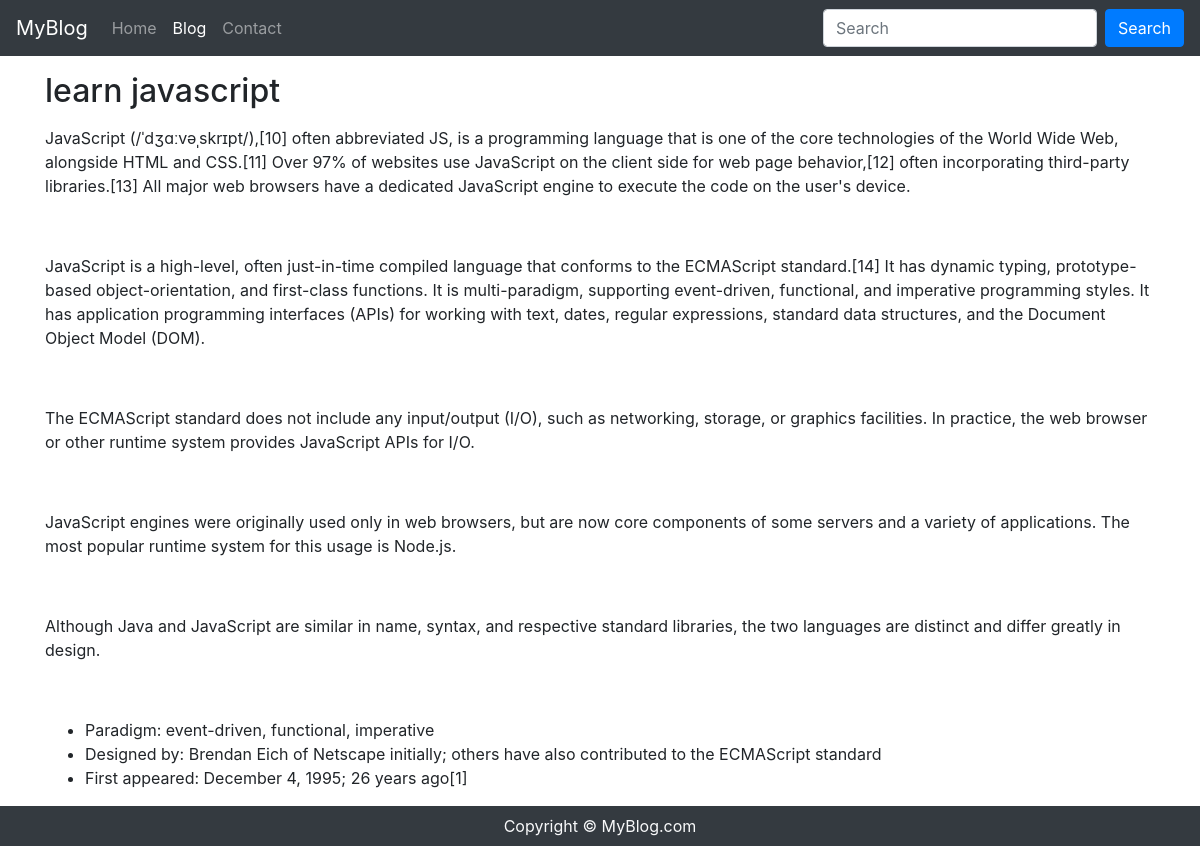
/blogpost/learn_javascript, run on the app's committed database.
### blog/models.py (models this page shows, shortened)
class Blog(models.Model):
    sno=models.AutoField(primary_key=True)
    title=models.CharField(max_length=200)
    content=models.TextField()
    short_desc=models.CharField(max_length=300,default="")
    slug=models.CharField(max_length=100)
    time=models.DateTimeField(auto_now_add=True)

### blog/views.py (the view)
# urls.py: path('blogpost/<str:slug>',views.blogpost,name="blogpost"),
def blogpost(request,slug):
    blog=Blog.objects.filter(slug=slug).first()
    context={'blog':blog}
    return render(request,'blogpost.html',context)

### templates/blogpost.html (shortened to what this page needs)
{% extends 'base.html' %}
{% block blogactive %}active{% endblock blogactive %}
{% block body %}
<div class="container">
<h2 class="my-3">{{blog.title}}</h2>
<div class="my-3">
    {{blog.content|safe}}
</div>
</div>
{% endblock body %}

### data on the page
Blog: title "learn javascript", content "JavaScript (/ˈdʒɑːvəˌskrɪpt/),[10] often abbreviated JS, is a programming language that is one of the core technologies of the World Wide Web, alongside HTML and CSS.[11] Over 97% of websites use JavaScript on the client side for web page behavior,[12] often incorporating third-party libraries.[13] All major web browsers have a dedicated JavaScript engine to execute the code on the user's device. JavaScript is a high-level, often just-in-time compiled language that conforms to the ECMAScript standard.[14] It has dynamic typing, prototype-based object-orientation, and first-class functions. It is multi-paradigm, supporting event-driven, functional, and imperative programming styles. It has…"
